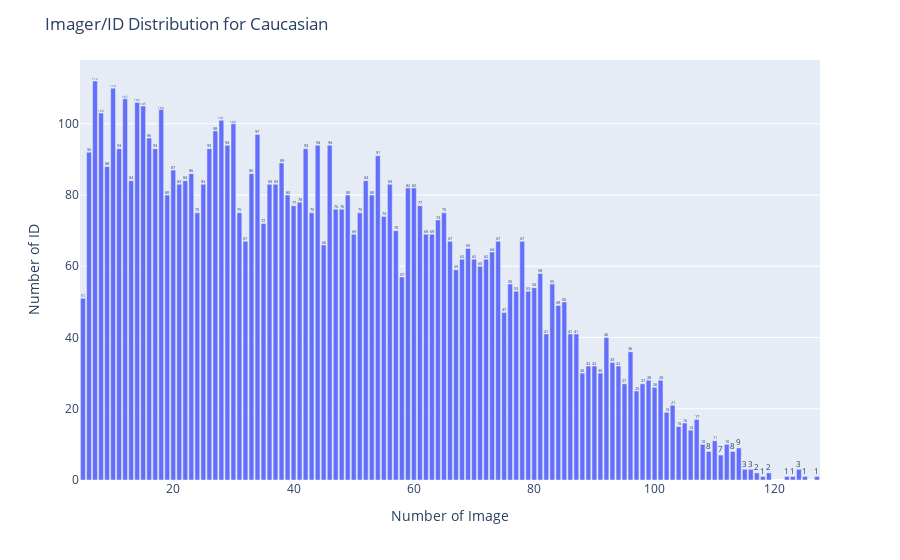

Write notebook code for a chart like this one.
### Code cell
plot_distribution(Caucasian_value_counts, "Caucasian")

### Figure 1 — Plotly figure (JSON) as saved in the notebook; plotly's stock layout.template omitted (floating-point values rounded to 4 significant figures)
{"data": [{"alignmentgroup": "True", "hovertemplate": "Number of Image=%{x}<br>Number of ID=%{y}<extra></extra>", "legendgroup": "", "marker": {"color": "#636efa", "pattern": {"shape": ""}}, "name": "", "offsetgroup": "", "orientation": "v", "showlegend": false, "text": [112, 110, 107, 106, 105, 104, 103, 101, 100, 98, 97, 96, 94, 94, 94, 93, 93, 93, 93, 92, 91, 89, 88, 87, 86, 86, 84, 84, 84, 83, 83, 83, 83, 83, 82, 82, 80, 80, 80, 80, 78, 77, 77, 76, 76, 75, 75, 75, 75, 75, 74, 73, 72, 70, 69, 69, 69, 67, 67, 67, 67, 66, 65, 64, 62, 62, 62, 60, 59, 58, 57, 55, 55, 54, 53, 53, 51, 50, 49, 47, 41, 41, 41, 40, 36, 33, 32, 32, 32, 30, 30, 28, 28, 27, 27, 26, 25, 21, 19, 17, 16, 15, 14, 11, 10, 10, 9, 8, 8, 7, 3, 3, 3, 2, 2, 1, 1, 1, 1, 1], "textposition": "outside", "type": "bar", "x": [7, 10, 12, 14, 15, 18, 8, 28, 30, 27, 34, 16, 29, 44, 46, 11, 26, 17, 42, 6, 54, 38, 9, 20, 33, 23, 22, 52, 13, 36, 56, 25, 21, 37, 59, 60, 39, 49, 53, 19, 41, 61, 40, 48, 47, 65, 51, 31, 24, 43, 55, 64, 35, 57, 50, 63, 62, 66, 74, 78, 32, 45, 69, 73, 70, 68, 72, 71, 67, 81, 58, 83, 76, 80, 77, 79, 5, 85, 84, 75, 87, 82, 86, 92, 96, 93, 90, 89, 94, 88, 91, 99, 101, 95, 98, 100, 97, 103, 102, 107, 105, 104, 106, 110, 112, 108, 114, 113, 109, 111, 116, 124, 115, 117, 119, 118, 127, 125, 122, 123], "xaxis": "x", "y": [112, 110, 107, 106, 105, 104, 103, 101, 100, 98, 97, 96, 94, 94, 94, 93, 93, 93, 93, 92, 91, 89, 88, 87, 86, 86, 84, 84, 84, 83, 83, 83, 83, 83, 82, 82, 80, 80, 80, 80, 78, 77, 77, 76, 76, 75, 75, 75, 75, 75, 74, 73, 72, 70, 69, 69, 69, 67, 67, 67, 67, 66, 65, 64, 62, 62, 62, 60, 59, 58, 57, 55, 55, 54, 53, 53, 51, 50, 49, 47, 41, 41, 41, 40, 36, 33, 32, 32, 32, 30, 30, 28, 28, 27, 27, 26, 25, 21, 19, 17, 16, 15, 14, 11, 10, 10, 9, 8, 8, 7, 3, 3, 3, 2, 2, 1, 1, 1, 1, 1], "yaxis": "y"}], "layout": {"barmode": "relative", "legend": {"tracegroupgap": 0}, "margin": {"t": 60}, "title": {"text": "Imager/ID Distribution for Caucasian"}, "xaxis": {"anchor": "y", "domain": [0, 1], "title": {"text": "Number of Image"}}, "yaxis": {"anchor": "x", "domain": [0, 1], "title": {"text": "Number of ID"}}}}
